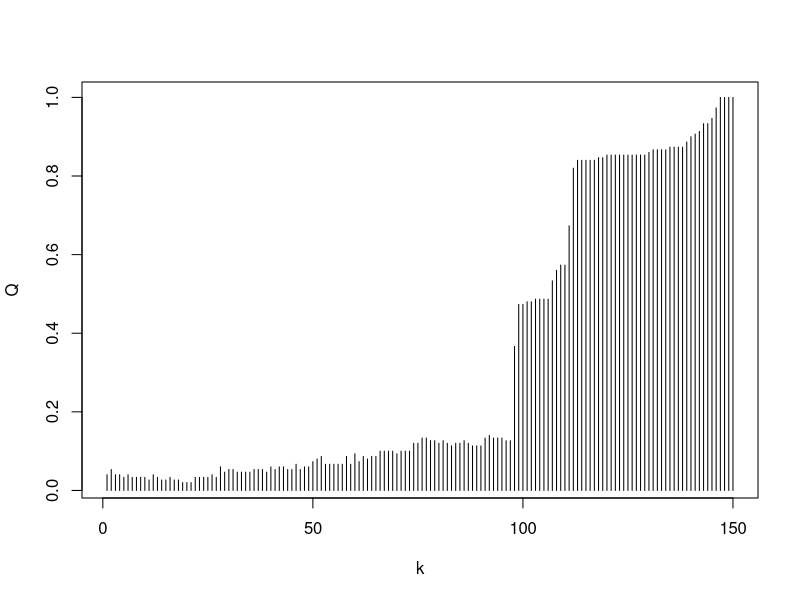

Generate this figure with R:

#   Суть Loo состоит в том, что из выборки удаляется элемент, алгоритм обучается на полученой выборке
#затем обученый алгоритм проверяется на исключенном элементе 
#Поступив таким образом со всеми элементами выборки, можно судить о методе обучения по
#частоте ошибочных классификаций.
xl <- iris
l <- dim(xl)[1] 
n <- dim(xl)[2] - 1


euclideanDistance <- function(u, v)
{
  sqrt(sum((u - v)^2))
}

sortObjectsByDist <- function(xl, z, metricFunction =
                                euclideanDistance)
{
  l <- dim(xl)[1]
  n <- dim(xl)[2] - 1
  
  distances <- matrix(NA, l, 2)
  for (i in 1:l)
  {
    distances[i, ] <- c(i, metricFunction(xl[i, 1:n], z))
    
  }
  
  orderedXl <- xl[order(distances[, 2]), ]
  return (orderedXl);
}



kNN <- function(orderedXl ,  k)
{
  n <- dim(orderedXl)[2] - 1
  classes <- orderedXl[1:k, n + 1]
  counts <- table(classes)
  
  class <- names(which.max(counts))
  return (class)
}

k <- array(0,dim = l)



for (j in 1:l) {
  # Сортируем массив расстояний до j точки 
  mass1 <- xl[-j, ] 
  
  orderedXl <- sortObjectsByDist(mass1 , xl[j,1:n] )  
 
  l <- dim(xl)[1]
  
  n <- dim(xl)[2] - 1
  
  
  for (i in 1:l) {
  
    k[i] <- k[i] + (xl[ j , n+1 ] !=  kNN( orderedXl  , i) )
  
  }
  
}

for (j in 1:l) {
  k[j]<-k[j]/l

}
plot(1:l, k, type = 'h', col = "black", xlab = "k", ylab = "Q" )
